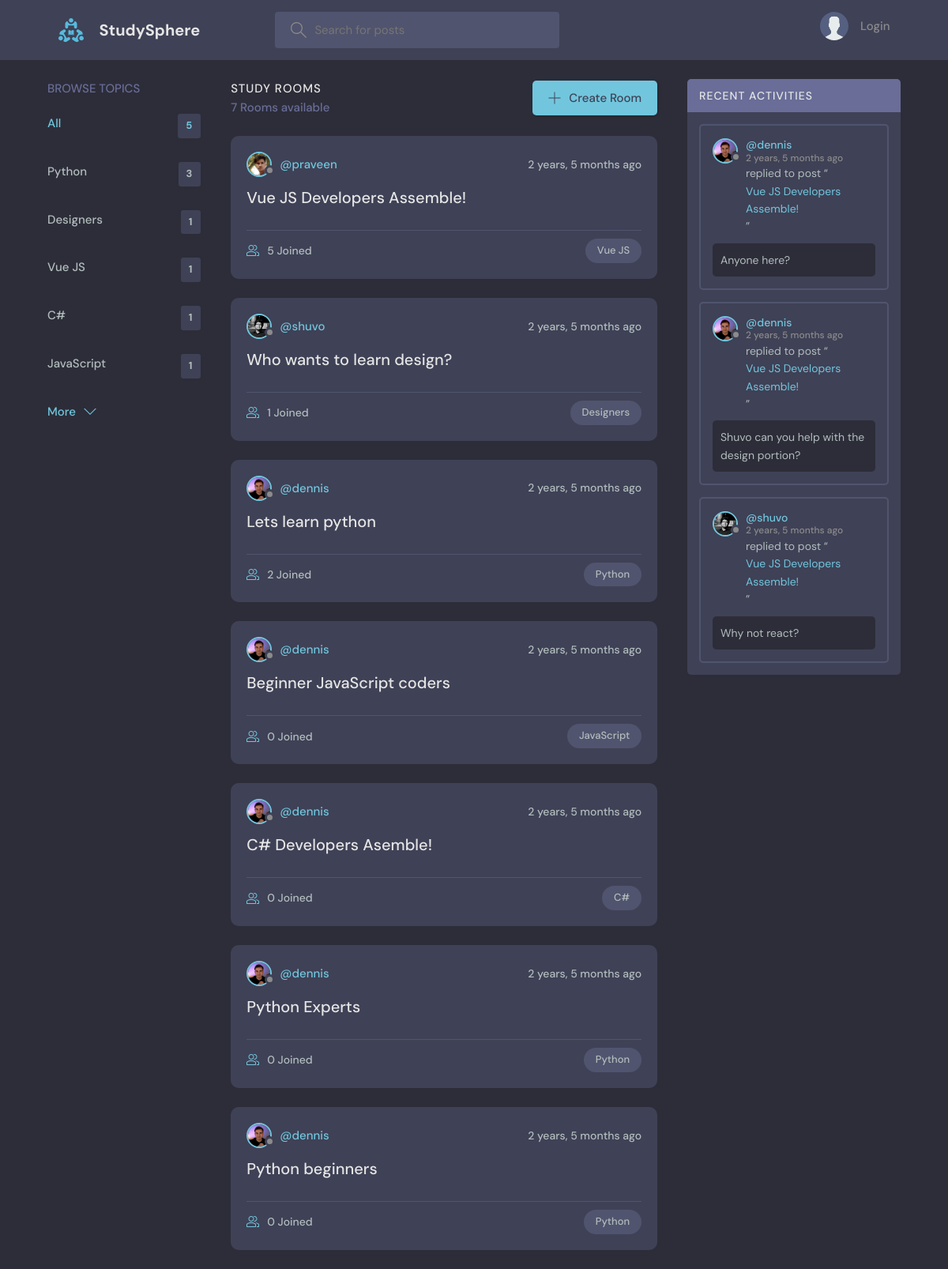
Before: / with the older database file.
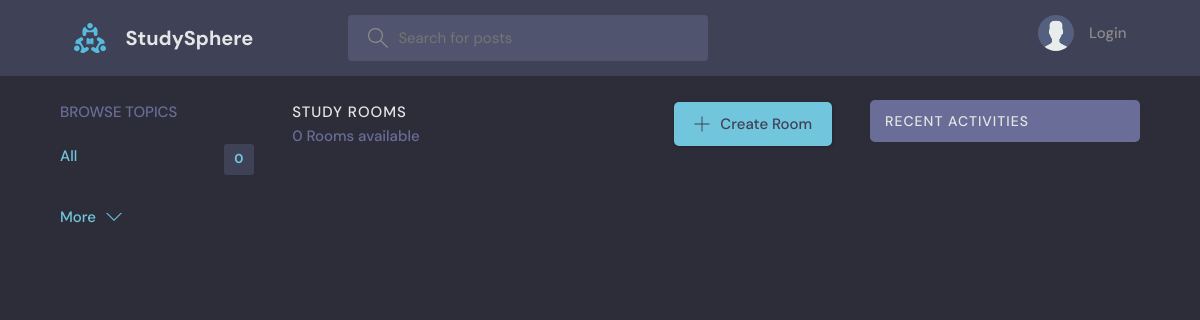
After: the same page with the newer database file.
### base/models.py (models this page shows, shortened)
class Topic(models.Model):
    name = models.CharField(max_length=200)

class Room(models.Model):
    host = models.ForeignKey(User, on_delete=models.SET_NULL, null=True)
    topic = models.ForeignKey(Topic, on_delete=models.SET_NULL, null=True)
    name = models.CharField(max_length=200)
    description = models.TextField(null=True, blank=True)
    participants = models.ManyToManyField(
        User, related_name='participants', blank=True)
    updated = models.DateTimeField(auto_now=True)
    created = models.DateTimeField(auto_now_add=True)
    class Meta:
        ordering = ['-updated', '-created']
    def __str__(self):
        return self.name

class User(AbstractUser):
    name = models.CharField(max_length=200, null=True)
    email = models.EmailField(unique=True, null=True)
    bio = models.TextField(null=True)
    avatar = models.ImageField(null=True, default="avatar.svg")
    USERNAME_FIELD = 'email'
    REQUIRED_FIELDS = []
    objects = UserManager()

class Message(models.Model):
    user = models.ForeignKey(User, on_delete=models.CASCADE)
    room = models.ForeignKey(Room, on_delete=models.CASCADE)
    body = models.TextField()
    updated = models.DateTimeField(auto_now=True)
    created = models.DateTimeField(auto_now_add=True)
    class Meta:
        ordering = ['-updated', '-created']

### base/views.py (the view)
# urls.py: path('', views.home, name="home"),
def home(request):
    q = request.GET.get('q') if request.GET.get('q') != None else ''
    rooms = Room.objects.filter(
        Q(topic__name__icontains=q) |
        Q(name__icontains=q) |
        Q(description__icontains=q)
    )
    topics = Topic.objects.all()[0:5]
    room_count = rooms.count()
    room_messages = Message.objects.filter(
        Q(room__topic__name__icontains=q))[0:3]
    context = {'rooms': rooms, 'topics': topics,
               'room_count': room_count, 'room_messages': room_messages}
    return render(request, 'base/home.html', context)

### base/templates/base/home.html (shortened to what this page needs)
{% extends 'main.html' %}
{% block content %}
<main class="layout layout--3">
  <div class="container">
    {% include 'base/topics_component.html' %}
    <div class="roomList">
      <div class="roomList__header">
        <div>
          <h2>Study Rooms</h2>
          <p>{{room_count}} Rooms available</p>
        </div>
        <a class="btn btn--main" href="{% url 'create-room' %}">
          <svg version="1.1" xmlns="http://www.w3.org/2000/svg" width="32" height="32" viewBox="0 0 32 32">
            <title>add</title>
            <path
              d="M16.943 0.943h-1.885v14.115h-14.115v1.885h14.115v14.115h1.885v-14.115h14.115v-1.885h-14.115v-14.115z">
            </path>
          </svg>
          Create Room
        </a>
      </div>
      {% include 'base/feed_component.html' %}
    </div>
    {% include 'base/activity_component.html' %}
  </div>
</main>
{% endblock %}

### templates/main.html (shortened to what this page needs)
<!DOCTYPE html>
{% load static %}
<html lang="en">
<head>
    <link rel="stylesheet" href="{% static 'styles/style.css' %}" />
</head>
<body>
    {% include 'navbar.html' %}
    {% block content %}
    {% endblock %}
</body>
</html>

### templates/navbar.html (shortened to what this page needs)
{% load static %}
<header class="header header--loggedIn">
    <div class="container">
        <a href="{% url 'home' %}" class="header__logo">
            <img src="{% static 'images/logo.svg' %}" />
            <h1>StudySphere</h1>
        </a>
        <form class="header__search" method="GET" action="{% url 'home' %}">
            <label>
                <input name="q" placeholder="Search for posts" />
            </label>
        </form>
        <nav class="header__menu">
            {% if request.user.is_authenticated %}
            <div class="header__user">
                <a href="{% url 'update-user' %}">
                    <div class="avatar avatar--medium active">
                        <img src="{{request.user.avatar.url}}" />
                    </div>
                    <p>{{request.user.username}} <span>@{{request.user.username}}</span></p>
                </a>
                <button class="dropdown-button">
                    <svg version="1.1" xmlns="http://www.w3.org/2000/svg" width="32" height="32" viewBox="0 0 32 32">
                        <title>chevron-down</title>
                        <path d="M16 21l-13-13h-3l16 16 16-16h-3l-13 13z"></path>
                    </svg>
                </button>
            </div>
            {% else %}
            <a href="{% url 'login' %}">
                <img src="{% static 'images/avatar.svg' %}" />
                <p>Login</p>
            </a>
            {% endif %}
        </nav>
    </div>
</header>

### base/templates/base/topics_component.html
<div class="topics">
    <div class="topics__header">
        <h2>Browse Topics</h2>
    </div>
    <ul class="topics__list">
        <li>
            <a href="{% url 'home' %}" class="active">All <span>{{topics.count}}</span></a>
        </li>
        {% for topic in topics %}
        <li>
            <a href="{% url 'home' %}?q={{topic.name}}">{{topic.name}}<span>{{topic.room_set.all.count}}</span></a>
        </li>
        {% endfor %}
    </ul>
    <a class="btn btn--link" href="{% url 'topics' %}">
        More
        <svg version="1.1" xmlns="http://www.w3.org/2000/svg" width="32" height="32" viewBox="0 0 32 32">
            <title>chevron-down</title>
            <path d="M16 21l-13-13h-3l16 16 16-16h-3l-13 13z"></path>
        </svg>
    </a>
</div>

### base/templates/base/feed_component.html (shortened to what this page needs)
{% for room in rooms %}
<div class="roomListRoom">
    <div class="roomListRoom__header">
        <a href="{% url 'user-profile' room.host.id %}" class="roomListRoom__author">
            <div class="avatar avatar--small">
                <img src="{{room.host.avatar.url}}" />
            </div>
            <span>@{{room.host.username}}</span>
        </a>
        <div class="roomListRoom__actions">
            <span>{{room.created|timesince}} ago</span>
        </div>
    </div>
    <div class="roomListRoom__content">
        <a href="{% url 'room' room.id %}">{{room.name}}</a>
    </div>
    <div class="roomListRoom__meta">
        <a href="{% url 'room' room.id %}" class="roomListRoom__joined">
            {{room.participants.all.count}} Joined
        </a>
        <p class="roomListRoom__topic">{{room.topic.name}}</p>
    </div>
</div>
{% endfor %}

### base/templates/base/activity_component.html (shortened to what this page needs)
<div class="activities">
    <div class="activities__header">
        <h2>Recent Activities</h2>
    </div>
    {% for message in room_messages %}
    <div class="activities__box">
        <div class="activities__boxHeader roomListRoom__header">
            <a href="{% url 'user-profile' message.user.id %}" class="roomListRoom__author">
                <div class="avatar avatar--small">
                    <img src="{{message.user.avatar.url}}" />
                </div>
                <p>
                    @{{message.user.username}}
                    <span>{{message.created|timesince}} ago</span>
                </p>
            </a>
        </div>
        <div class="activities__boxContent">
            <p>replied to post “<a href="{% url 'room' message.room.id %}">{{message.room}}</a>”</p>
            <div class="activities__boxRoomContent">{{message.body}}</div>
        </div>
    </div>
    {% endfor %}
</div>

### static/styles/style.css (style rules this page uses)
:root { --color-main: #71c6dd; --color-main-light: #e1f6fb; --color-dark: #3f4156; --color-dark-medium: #51546e; --color-dark-light: #696d97; --color-light: #e5e5e5; --color-gray: #8b8b8b; --color-light-gray: #b2bdbd; --color-bg: #2d2d39; --color-success: #5dd693; --color-error: #fc4b0b; }
* { font-family: "DM Sans", -apple-system, BlinkMacSystemFont, "Segoe UI", Roboto, Oxygen, Ubuntu, Cantarell, "Open Sans", "Helvetica Neue", sans-serif; margin: 0; padding: 0; box-sizing: border-box; text-rendering: optimizeLegibility; font-size: inherit; }
html { font-size: 56.25%; }
@media only screen and (min-width: 1200px) { html { font-size: 62.5%; } }
body { line-height: 1.6; font-weight: 400; font-size: 1.5rem; color: var(--color-light-gray); background-color: var(--color-bg); min-height: 100vh; }
img { width: 100%; }
a { display: inline-block; color: var(--color-main); text-decoration: none; }
.container { max-width: 120rem; width: 90%; margin: auto; }
.btn { background-color: transparent; border: none; display: inline-flex; align-items: center; gap: 1rem; cursor: pointer; transition: all ease-in-out 0.3s; padding: 1rem 2rem; border-radius: 5px; box-shadow: 1px 1px 3px 1px rgba(0, 0, 0, 0.15); font-weight: 500; }
.btn--link { border-radius: 0; padding: 0; color: var(--color-main); box-shadow: none; }
.btn--main { background-color: var(--color-main); color: var(--color-dark); }
.btn > svg { fill: currentColor; width: 1.6rem; height: 1.6rem; }
.header { padding: 1.5rem; background-color: var(--color-dark); }
.header > .container { display: flex; gap: 9.5rem; }
.header__logo, .header__user { display: flex; gap: 2rem; align-items: center; }
.header__logo > img { height: 3.2rem; width: 3.2rem; }
.header__logo > h1 { font-weight: 700; font-size: 2rem; color: var(--color-light); }
.header__search > label { background-color: var(--color-dark-medium); padding: 1.3rem 1rem; display: flex; align-items: center; gap: 1rem; border-radius: 4px; }
.header__search svg { fill: var(--color-gray); width: 2rem; height: 2rem; margin-left: 1rem; }
.header__search input { width: 30rem; background: transparent; border: none; outline: none; color: var(--color-light); }
.header__menu { margin-left: auto; position: relative; }
.header__menu a { display: flex; gap: 1.5rem; align-items: center; font-weight: 500; text-decoration: none; color: var(--color-gray); }
.header__menu img { height: 3.6rem; }
.header__menu p { line-height: 1.2; }
.layout { margin-top: 2.4rem; }
.layout > .container { display: flex; justify-content: space-between; align-items: flex-start; }
.layout--3 > .container > div:first-child { flex-basis: 18%; max-width: 22.5rem; }
.layout--3 > .container > div:nth-child(2) { flex-basis: 50%; }
.layout--3 > .container > div:last-child { flex-basis: 25%; }
.topics__header { margin-bottom: 2rem; }
.topics__header h2 { text-transform: uppercase; font-weight: 500; color: var(--color-dark-light); }
.topics__list { list-style: none; }
.topics__list li a { display: flex; justify-content: space-between; margin-bottom: 3rem; font-weight: 500; color: var(--color-light-gray); transition: all 0.3s ease-in-out; }
.topics__list li a.active, .topics__list li a:hover { color: var(--color-main); }
.topics__list li a span { padding: 0.5rem 1rem; background-color: var(--color-dark); border-radius: 3px; font-size: 1.3rem; font-weight: 700; letter-spacing: 1px; }
.roomList__header { display: flex; justify-content: space-between; align-items: center; margin-bottom: 2.4rem; }
.roomList__header h2 { text-transform: uppercase; font-weight: 500; color: var(--color-light); letter-spacing: 1px; }
.roomList__header p { font-weight: 500; color: var(--color-dark-light); }
.activities { background: var(--color-dark); border-radius: 5px; overflow: hidden; }
.activities__header h2 { background-color: var(--color-dark-light); text-transform: uppercase; font-weight: 500; padding: 1rem 1.5rem; color: var(--color-light); letter-spacing: 1px; font-size: 1.4rem; }

Changed rows visible on the page:
removed Topic: name "Python", room_set.all.count "3"
removed Topic: name "Designers", room_set.all.count "1"
removed Topic: name "Vue JS", room_set.all.count "1"
removed Topic: name "C#", room_set.all.count "1"
removed Topic: name "JavaScript", room_set.all.count "1"
removed Room: host.avatar (picture), host.username "praveen", created "2 years, 5 months", name "Vue JS Developers Assemble!", participants.all.count "5", topic.name "Vue JS"
removed Room: host.avatar (picture), host.username "shuvo", created "2 years, 5 months", name "Who wants to learn design?", participants.all.count "1", topic.name "Designers"
removed Room: host.avatar (picture), host.username "dennis", created "2 years, 5 months", name "Lets learn python", participants.all.count "2", topic.name "Python"
removed Room: host.avatar (picture), host.username "dennis", created "2 years, 5 months", name "Beginner JavaScript coders", participants.all.count "0", topic.name "JavaScript"
removed Room: host.avatar (picture), host.username "dennis", created "2 years, 5 months", name "C# Developers Asemble!", participants.all.count "0", topic.name "C#"
removed Room: host.avatar (picture), host.username "dennis", created "2 years, 5 months", name "Python Experts", participants.all.count "0", topic.name "Python"
removed Room: host.avatar (picture), host.username "dennis", created "2 years, 5 months", name "Python beginners", participants.all.count "0", topic.name "Python"
removed Message: user.avatar (picture), user.username "dennis", created "2 years, 5 months", room "Vue JS Developers Assemble!", body "Anyone here?"
removed Message: user.avatar (picture), user.username "dennis", created "2 years, 5 months", room "Vue JS Developers Assemble!", body "Shuvo can you help with the design portion?"
removed Message: user.avatar (picture), user.username "shuvo", created "2 years, 5 months", room "Vue JS Developers Assemble!", body "Why not react?"
Other visible differences:
{{ topics.count }}: "5" → "0"
{{ room_count }}: "7" → "0"
